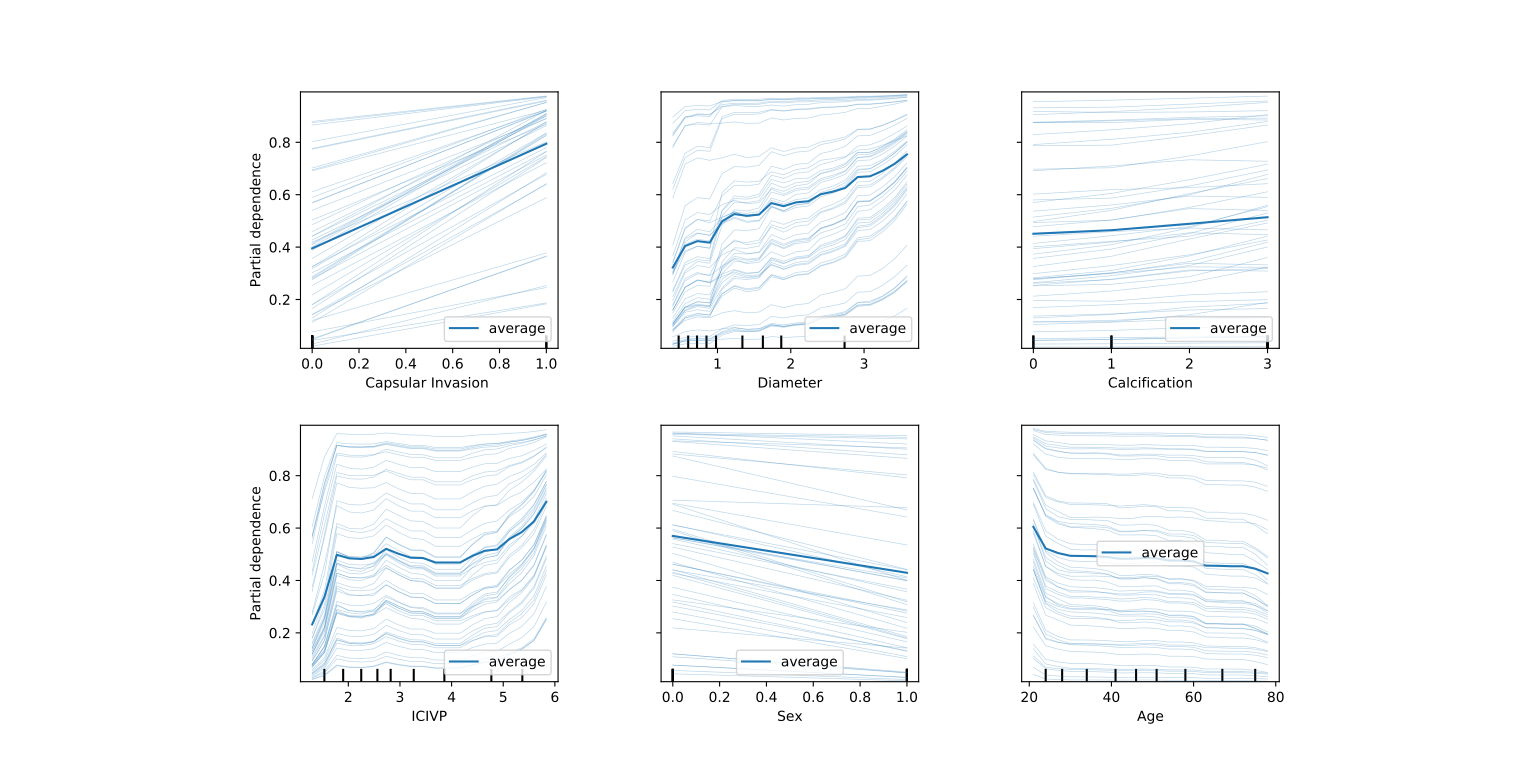

Reproduce this figure in Python.
import pandas as pd
import numpy as np
from sklearn.model_selection import RepeatedKFold, cross_validate
import xgboost
from sklearn.model_selection import GridSearchCV
import matplotlib.pyplot as plt
from sklearn.model_selection import train_test_split
from xgboost import XGBClassifier
from sklearn.model_selection import cross_val_score
import shap
import sklearn
from sklearn.model_selection import KFold
from sklearn.model_selection import StratifiedShuffleSplit
from sklearn.model_selection import RepeatedKFold
from sklearn.model_selection import cross_validate
from sklearn.inspection import plot_partial_dependence
from sklearn.inspection import partial_dependence
import matplotlib.pyplot as plt
df = pd.read_csv('D:\\ASUSdoucment\\python porject\\shaplast\\Newdatathree2.csv')
y = df['CLNM']
X = df.drop(['CLNM'], axis=1)
X_train, X_test, y_train, y_test = train_test_split(X, y, test_size=0.2, random_state=2)

dfcat = pd.read_csv('D:\\ASUSdoucment\\python porject\\shaplast\\Newdatathreecat.csv')
ycat = dfcat['CLNM']
Xcat = dfcat.drop(['CLNM'], axis=1)
Xcat=pd.DataFrame(Xcat)
ycat=pd.DataFrame(ycat)
X_traincat, X_testcat, y_traincat, y_testcat = train_test_split(Xcat, ycat, test_size=0.2, random_state=2)

params = {'eta': 0.01, 'n_estimators': 2700, 'gamma': 5, 'max_depth': 2, 'min_child_weight': 1,
                'colsample_bytree': 1, 'colsample_bylevel': 1,  'subsample': 0.5,
                'reg_lambda': 1, 'reg_alpha': 0, 'seed': 33}
model = XGBClassifier(**params)
eval_set = [(X_test, y_test)]
model.fit(X_train, y_train, early_stopping_rounds=50, eval_metric="logloss", eval_set=eval_set, verbose=False)
features = ['Capsular Invasion ',  'Diameter', 'Calcification', 'ICIVP', 'Sex', 'Age']
display = plot_partial_dependence(model, X, features, kind="both", subsample=50,
       n_jobs=-1, grid_resolution=20, random_state=0)
display.figure_.subplots_adjust(wspace=0.4, hspace=0.3)
